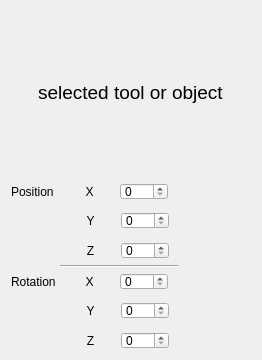
           <widget class="QWidget" name="tabProperties">
            <attribute name="title">
             <string>Properties</string>
            </attribute>
            <widget class="QWidget" name="widgetProperties_1" native="true">
             <property name="geometry">
              <rect>
               <x>9</x>
               <y>9</y>
               <width>244</width>
               <height>166</height>
              </rect>
             </property>
             <layout class="QHBoxLayout" name="horizontalLayout_4">
              <property name="spacing">
               <number>0</number>
              </property>
              <property name="leftMargin">
               <number>0</number>
              </property>
              <property name="topMargin">
               <number>0</number>
              </property>
              <property name="rightMargin">
               <number>0</number>
              </property>
              <property name="bottomMargin">
               <number>0</number>
              </property>
              <item>
               <spacer name="horizontalSpacer_3">
                <property name="orientation">
                 <enum>Qt::Orientation::Horizontal</enum>
                </property>
                <property name="sizeHint" stdset="0">
                 <size>
                  <width>40</width>
                  <height>20</height>
                 </size>
                </property>
               </spacer>
              </item>
              <item>
               <widget class="QLabel" name="labelSelectedToolOrObject">
                <property name="enabled">
                 <bool>true</bool>
                </property>
                <property name="font">
                 <font>
                  <pointsize>14</pointsize>
                 </font>
                </property>
                <property name="text">
                 <string>selected tool or object</string>
                </property>
                <property name="textInteractionFlags">
                 <set>Qt::TextInteractionFlag::LinksAccessibleByMouse</set>
                </property>
               </widget>
              </item>
              <item>
               <spacer name="horizontalSpacer_2">
                <property name="orientation">
                 <enum>Qt::Orientation::Horizontal</enum>
                </property>
                <property name="sizeHint" stdset="0">
                 <size>
                  <width>40</width>
                  <height>20</height>
                 </size>
                </property>
               </spacer>
              </item>
             </layout>
            </widget>
            <widget class="QWidget" name="widgetProperties_2" native="true">
             <property name="geometry">
              <rect>
               <x>9</x>
               <y>181</y>
               <width>161</width>
               <height>21</height>
              </rect>
             </property>
             <layout class="QHBoxLayout" name="horizontalLayout_6">
              <property name="spacing">
               <number>6</number>
              </property>
              <property name="leftMargin">
               <number>2</number>
              </property>
              <property name="topMargin">
               <number>2</number>
              </property>
              <property name="rightMargin">
               <number>2</number>
              </property>
              <property name="bottomMargin">
               <number>2</number>
              </property>
              <item>
               <widget class="QLabel" name="labelPosition">
                <property name="text">
                 <string>Position</string>
                </property>
               </widget>
              </item>
              <item>
               <widget class="QLabel" name="labelPositionX">
                <property name="layoutDirection">
                 <enum>Qt::LayoutDirection::LeftToRight</enum>
                </property>
                <property name="text">
                 <string>X</string>
                </property>
                <property name="alignment">
                 <set>Qt::AlignmentFlag::AlignCenter</set>
                </property>
               </widget>
              </item>
              <item>
               <widget class="QSpinBox" name="spinBoxPositionX"/>
              </item>
             </layout>
            </widget>
            <widget class="QWidget" name="widgetProperties_3" native="true">
             <property name="geometry">
              <rect>
               <x>10</x>
               <y>210</y>
               <width>161</width>
               <height>21</height>
              </rect>
             </property>
             <layout class="QHBoxLayout" name="horizontalLayout_8">
              <property name="spacing">
               <number>6</number>
              </property>
              <property name="leftMargin">
               <number>2</number>
              </property>
              <property name="topMargin">
               <number>2</number>
              </property>
              <property name="rightMargin">
               <number>2</number>
              </property>
              <property name="bottomMargin">
               <number>2</number>
              </property>
              <item>
               <widget class="QLabel" name="labelPositionBlank1">
                <property name="text">
                 <string/>
                </property>
               </widget>
              </item>
              <item>
               <widget class="QLabel" name="labelPositionY">
                <property name="layoutDirection">
                 <enum>Qt::LayoutDirection::LeftToRight</enum>
                </property>
                <property name="text">
                 <string>Y</string>
                </property>
                <property name="alignment">
                 <set>Qt::AlignmentFlag::AlignCenter</set>
                </property>
               </widget>
              </item>
              <item>
               <widget class="QSpinBox" name="spinBoxPositionY"/>
              </item>
             </layout>
            </widget>
            <widget class="QWidget" name="widgetProperties_4" native="true">
             <property name="geometry">
              <rect>
               <x>10</x>
               <y>240</y>
               <width>161</width>
               <height>21</height>
              </rect>
             </property>
             <layout class="QHBoxLayout" name="horizontalLayout_9">
              <property name="spacing">
               <number>6</number>
              </property>
              <property name="leftMargin">
               <number>2</number>
              </property>
              <property name="topMargin">
               <number>2</number>
              </property>
              <property name="rightMargin">
               <number>2</number>
              </property>
              <property name="bottomMargin">
               <number>2</number>
              </property>
              <item>
               <widget class="QLabel" name="labelPositionBlank2">
                <property name="text">
                 <string/>
                </property>
               </widget>
              </item>
              <item>
               <widget class="QLabel" name="labelPositionZ">
                <property name="layoutDirection">
                 <enum>Qt::LayoutDirection::LeftToRight</enum>
                </property>
                <property name="text">
                 <string>Z</string>
                </property>
                <property name="alignment">
                 <set>Qt::AlignmentFlag::AlignCenter</set>
                </property>
               </widget>
              </item>
              <item>
               <widget class="QSpinBox" name="spinBoxPositionZ"/>
              </item>
             </layout>
            </widget>
            <widget class="Line" name="line">
             <property name="geometry">
              <rect>
               <x>60</x>
               <y>265</y>
               <width>118</width>
               <height>3</height>
              </rect>
             </property>
             <property name="orientation">
              <enum>Qt::Orientation::Horizontal</enum>
             </property>
            </widget>
            <widget class="QWidget" name="widgetProperties_5" native="true">
             <property name="geometry">
              <rect>
               <x>10</x>
               <y>330</y>
               <width>161</width>
               <height>21</height>
              </rect>
             </property>
             <layout class="QHBoxLayout" name="horizontalLayout_10">
              <property name="spacing">
               <number>6</number>
              </property>
              <property name="leftMargin">
               <number>2</number>
              </property>
              <property name="topMargin">
               <number>2</number>
              </property>
              <property name="rightMargin">
               <number>2</number>
              </property>
              <property name="bottomMargin">
               <number>2</number>
              </property>
              <item>
               <widget class="QLabel" name="labelPositionBlank2_2">
                <property name="text">
                 <string/>
                </property>
               </widget>
              </item>
              <item>
               <widget class="QLabel" name="labelPositionZ_2">
                <property name="layoutDirection">
                 <enum>Qt::LayoutDirection::LeftToRight</enum>
                </property>
                <property name="text">
                 <string>Z</string>
                </property>
                <property name="alignment">
                 <set>Qt::AlignmentFlag::AlignCenter</set>
                </property>
               </widget>
              </item>
              <item>
               <widget class="QSpinBox" name="spinBoxPositionZ_2"/>
              </item>
             </layout>
            </widget>
            <widget class="QWidget" name="widgetProperties_6" native="true">
             <property name="geometry">
              <rect>
               <x>9</x>
               <y>271</y>
               <width>161</width>
               <height>21</height>
              </rect>
             </property>
             <layout class="QHBoxLayout" name="horizontalLayout_11">
              <property name="spacing">
               <number>6</number>
              </property>
              <property name="leftMargin">
               <number>2</number>
              </property>
              <property name="topMargin">
               <number>2</number>
              </property>
              <property name="rightMargin">
               <number>2</number>
              </property>
              <property name="bottomMargin">
               <number>2</number>
              </property>
              <item>
               <widget class="QLabel" name="labelPosition_3">
                <property name="text">
                 <string>Rotation</string>
                </property>
               </widget>
              </item>
              <item>
               <widget class="QLabel" name="labelPositionX_3">
                <property name="layoutDirection">
                 <enum>Qt::LayoutDirection::LeftToRight</enum>
                </property>
                <property name="text">
                 <string>X</string>
                </property>
                <property name="alignment">
                 <set>Qt::AlignmentFlag::AlignCenter</set>
                </property>
               </widget>
              </item>
              <item>
               <widget class="QSpinBox" name="spinBoxPositionX_3"/>
              </item>
             </layout>
            </widget>
            <widget class="QWidget" name="widgetProperties_7" native="true">
             <property name="geometry">
              <rect>
               <x>10</x>
               <y>300</y>
               <width>161</width>
               <height>21</height>
              </rect>
             </property>
             <layout class="QHBoxLayout" name="horizontalLayout_12">
              <property name="spacing">
               <number>6</number>
              </property>
              <property name="leftMargin">
               <number>2</number>
              </property>
              <property name="topMargin">
               <number>2</number>
              </property>
              <property name="rightMargin">
               <number>2</number>
              </property>
              <property name="bottomMargin">
               <number>2</number>
              </property>
              <item>
               <widget class="QLabel" name="labelPositionBlank1_2">
                <property name="text">
                 <string/>
                </property>
               </widget>
              </item>
              <item>
               <widget class="QLabel" name="labelPositionY_2">
                <property name="layoutDirection">
                 <enum>Qt::LayoutDirection::LeftToRight</enum>
                </property>
                <property name="text">
                 <string>Y</string>
                </property>
                <property name="alignment">
                 <set>Qt::AlignmentFlag::AlignCenter</set>
                </property>
               </widget>
              </item>
              <item>
               <widget class="QSpinBox" name="spinBoxPositionY_2"/>
              </item>
             </layout>
            </widget>
           </widget>
